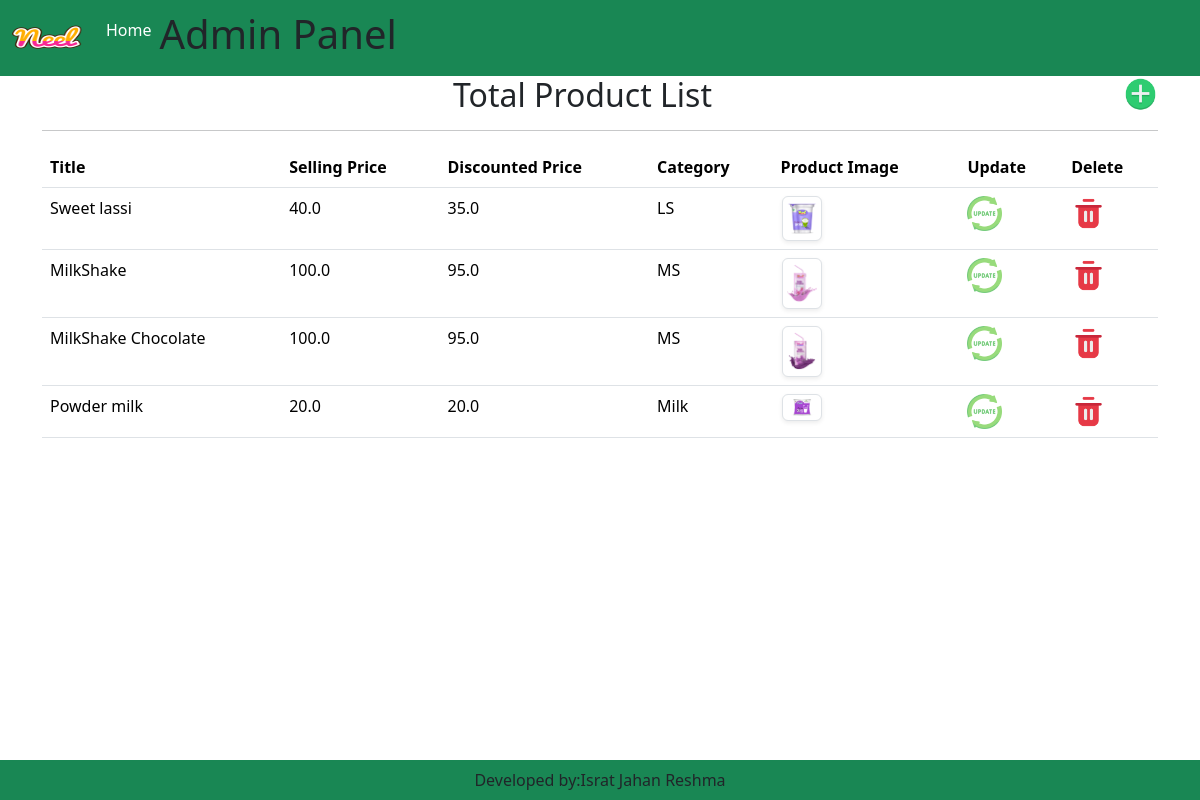
Page /allproduct/ on the committed database.
### app/models.py (models this page shows, shortened)
class Product(models.Model):
    title=models.CharField(max_length=100)
    selling_price=models.FloatField()
    discounted_price = models.FloatField()
    description = models.TextField(default='')
    composition = models.TextField(default='')
    prodapp = models.TextField(default='')
    category = models.CharField(choices=CATEGORY_CHOICES,max_length= 10)
    product_image = models.ImageField(upload_to= 'product/',null=True,blank=True,default=None)

### app/views.py (the view)
# urls.py: path('allproduct/', views.allproduct,name="allproduct"),
def allproduct(request):
    products=Product.objects.all()
    return render(request,'app/allproduct.html',locals())

### app/templates/app/allproduct.html (shortened to what this page needs)
{% extends "app/adminbase.html" %}
{% load static %}
{%block main-content%}
<div class="container">
    <div class="panel panel-primary">
      <div class="panel-heading">
        <h2 class="panel-title" align="center" >Total Product List
          <a href="{%url 'addproduct'%}">
            <img src = "{% static "app/images/add.png" %}" width="35" height="35"  align="right"/>
         </a>
        </h2>
        <hr>
      </div>
      <table class="table table-hover" id="dev-table">
        <thead>
          <tr>
            <th>Title</th>
            <th>Selling Price</th>
            <th>Discounted Price</th>
            <th>Category</th>
            <th>Product Image</th>
            <th>Update</th>
            <th>Delete</th>
          </tr>
        </thead>
        {% for p in products %}
        {% if p %}
        <tr>
        <td> {{p.title}}</td>
        <td>{{p.selling_price}}</td>
        <td>{{p.discounted_price}}</td>
        <td> {{p.category}}</td>
        <td>
            <div class="col-sm-3 text-center align-self-center">
                <img src="{{p.product_image.url}}" alt="" srcset="" class="img-fluid
                img-thumbnail shadow-sm" height="40px" width="40px"> </div>
        </td>
        <td>
          <a href="{% url 'update-product' p.id  %}">
            <img src = "{% static "app/images/update.png" %}" width="35" height="35" />
          </a>
        </td>
        <td>
          <a href="{% url 'delete-product' p.id  %}">
             <img src = "{% static "app/images/delete.png" %}" width="35" height="35" />
          </a>
        </td>
        </tr>
        {%else%}
        <br><br><br>
        <h1>no products</h1>
        {% endif %}
        {% endfor %}
      </table>
    </div>
  </div>
{% endblock main-content %}

### rows in the picture
Product: title "Sweet lassi", selling_price "40.0", discounted_price "35.0", category "LS", product_image (picture)
Product: title "MilkShake", selling_price "100.0", discounted_price "95.0", category "MS", product_image (picture)
Product: title "MilkShake Chocolate", selling_price "100.0", discounted_price "95.0", category "MS", product_image (picture)
Product: title "Powder milk", selling_price "20.0", discounted_price "20.0", category "Milk", product_image (picture)
